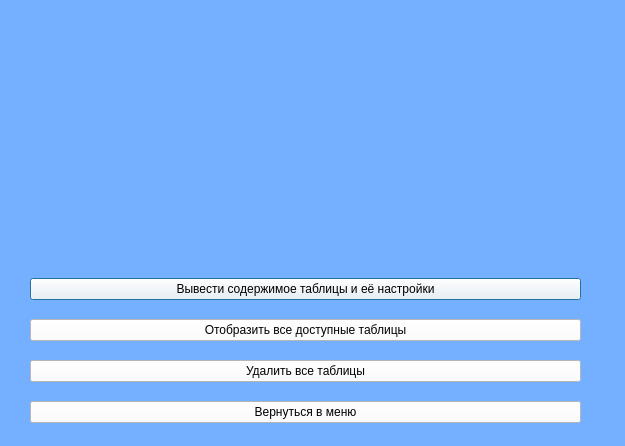
<?xml version="1.0" encoding="UTF-8"?>
<ui version="4.0">
 <class>func</class>
 <widget class="QDialog" name="func">
  <property name="geometry">
   <rect>
    <x>0</x>
    <y>0</y>
    <width>625</width>
    <height>446</height>
   </rect>
  </property>
  <property name="windowTitle">
   <string>Dialog</string>
  </property>
  <property name="styleSheet">
   <string notr="true">background-color: rgb(116, 176, 255);</string>
  </property>
  <widget class="QWidget" name="layoutWidget">
   <property name="geometry">
    <rect>
     <x>30</x>
     <y>265</y>
     <width>551</width>
     <height>171</height>
    </rect>
   </property>
   <layout class="QVBoxLayout" name="verticalLayout">
    <item>
     <widget class="QPushButton" name="pushButton_2">
      <property name="styleSheet">
       <string notr="true">background-color: rgb(255, 255, 255);</string>
      </property>
      <property name="text">
       <string>Вывести содержимое таблицы и её настройки</string>
      </property>
     </widget>
    </item>
    <item>
     <widget class="QPushButton" name="pushButton_3">
      <property name="styleSheet">
       <string notr="true">background-color: rgb(255, 255, 255);</string>
      </property>
      <property name="text">
       <string>Отобразить все доступные таблицы</string>
      </property>
     </widget>
    </item>
    <item>
     <widget class="QPushButton" name="pushButton_4">
      <property name="styleSheet">
       <string notr="true">background-color: rgb(255, 255, 255);</string>
      </property>
      <property name="text">
       <string>Удалить все таблицы</string>
      </property>
     </widget>
    </item>
    <item>
     <widget class="QPushButton" name="pushButton">
      <property name="styleSheet">
       <string notr="true">background-color: rgb(255, 255, 255);</string>
      </property>
      <property name="text">
       <string>Вернуться в меню</string>
      </property>
     </widget>
    </item>
   </layout>
  </widget>
  <widget class="QLabel" name="image">
   <property name="geometry">
    <rect>
     <x>170</x>
     <y>10</y>
     <width>421</width>
     <height>261</height>
    </rect>
   </property>
   <property name="text">
    <string/>
   </property>
   <property name="pixmap">
    <pixmap>image.png</pixmap>
   </property>
  </widget>
 </widget>
 <resources/>
 <connections>
  <connection>
   <sender>pushButton</sender>
   <signal>clicked()</signal>
   <receiver>func</receiver>
   <slot>hide()</slot>
   <hints>
    <hint type="sourcelabel">
     <x>183</x>
     <y>405</y>
    </hint>
    <hint type="destinationlabel">
     <x>184</x>
     <y>193</y>
    </hint>
   </hints>
  </connection>
 </connections>
</ui>
